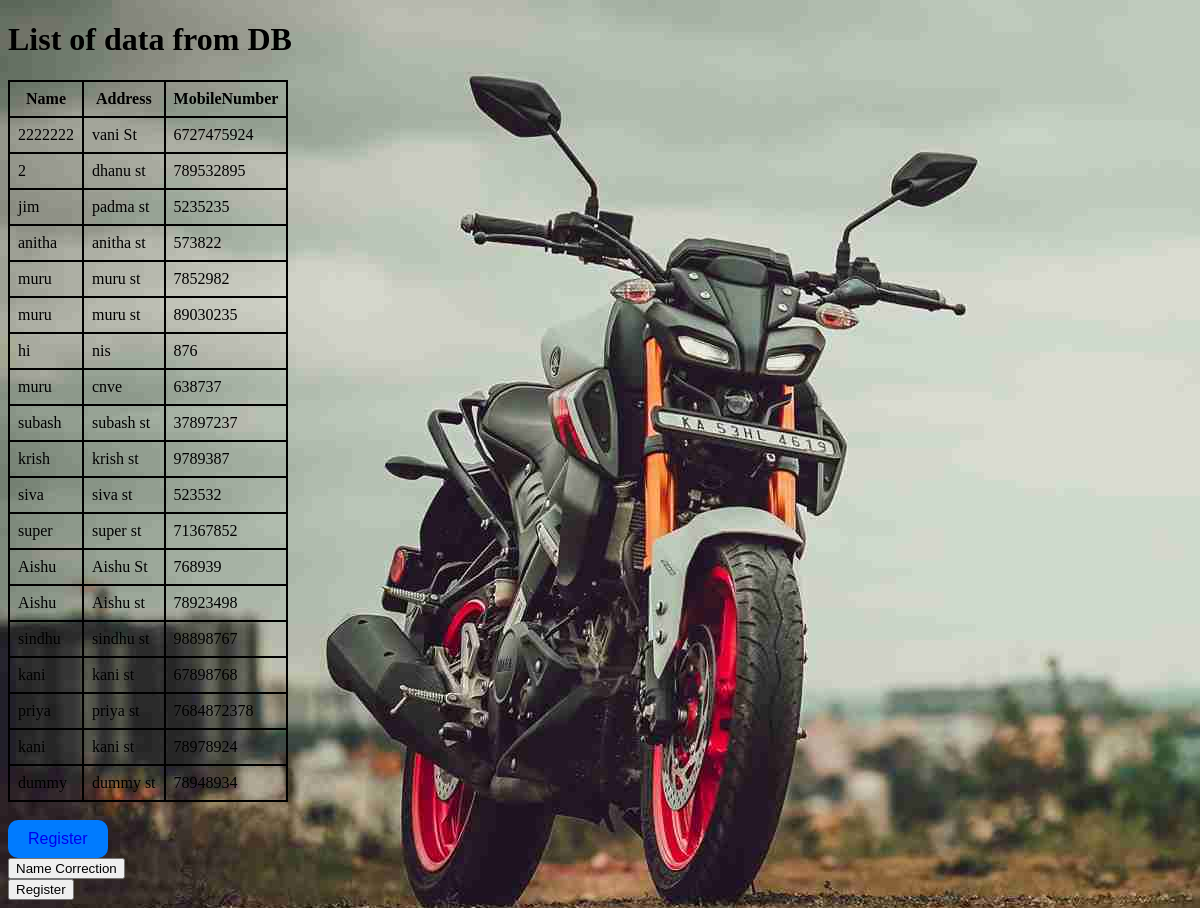
Screenshot of /call/view/ with the database file from the repository.
### app/models.py (models this page shows)
class StudentModel(models.Model):
    Name=models.CharField(max_length=200)
    Address=models.CharField(max_length=300)
    MobileNumber=models.IntegerField()

### app/views.py (the view)
def createView(request):
    data=StudentModel.objects.all()
    return render(request,'viewData.html',context={'dataFromDB':data})

### template/viewData.html (shortened to what this page needs)
<!DOCTYPE html>
<html lang="en">
{% load static %}
<head>
</head>
<body>
<div>
    <h1>List of data from DB</h1>
</div>
<table class="table-with-border">
    <thead class="header-with">
    <th>Name</th>
    <th>Address</th>
    <th>MobileNumber</th>
    </thead>
    <tr>
    {%  for st in dataFromDB %}
    <td>{{st.Name}}</td>
    <td>{{st.Address}}</td>
    <td>{{st.MobileNumber}}</td>
    </tr>
    {% endfor %}
</table>
<br>
<button class="rounded-button" ><a href="{% url 'register_url' %}">Register</a></button>
<br>
<form action="{% url 'correction_url' %}">
    <button type="submit">Name Correction</button>
</form>
<button id="nextPageButton">Register</button>
</body>
</html>

### rows the page displays
StudentModel: Name "2222222", Address "vani St", MobileNumber "6727475924"
StudentModel: Name "2", Address "dhanu st", MobileNumber "789532895"
StudentModel: Name "jim", Address "padma st", MobileNumber "5235235"
StudentModel: Name "anitha", Address "anitha st", MobileNumber "573822"
StudentModel: Name "muru", Address "muru st", MobileNumber "7852982"
StudentModel: Name "muru", Address "muru st", MobileNumber "89030235"
StudentModel: Name "hi", Address "nis", MobileNumber "876"
StudentModel: Name "muru", Address "cnve", MobileNumber "638737"
StudentModel: Name "subash", Address "subash st", MobileNumber "37897237"
StudentModel: Name "krish", Address "krish st", MobileNumber "9789387"
StudentModel: Name "siva", Address "siva st", MobileNumber "523532"
StudentModel: Name "super", Address "super st", MobileNumber "71367852"
StudentModel: Name "Aishu", Address "Aishu St", MobileNumber "768939"
StudentModel: Name "Aishu", Address "Aishu st", MobileNumber "78923498"
StudentModel: Name "sindhu", Address "sindhu st", MobileNumber "98898767"
StudentModel: Name "kani", Address "kani st", MobileNumber "67898768"
StudentModel: Name "priya", Address "priya st", MobileNumber "7684872378"
StudentModel: Name "kani", Address "kani st", MobileNumber "78978924"
StudentModel: Name "dummy", Address "dummy st", MobileNumber "78948934"
